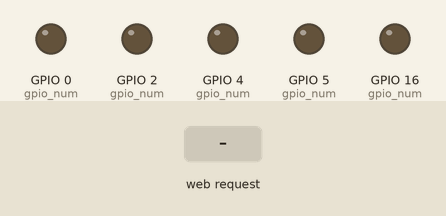
A sketch run on a simulated ESP8266 (NodeMCU). Shown: output pins drawn as LEDs (lit = HIGH). Inputs (shaded band) come from the test bench. WiFi joins after 1.5 s; servers stay silent unless stated; what the sketch prints to the serial monitor is not drawn.

Above: at 2.7 s.
2.8 s: HTTP request GET /gpio2/1 received
At 3.2 s:
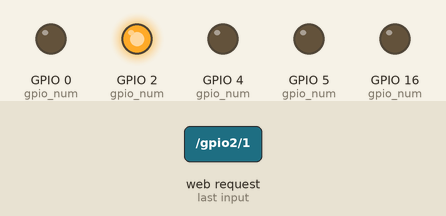
4.3 s: HTTP request GET /gpio0/1 received
At 5.5 s:
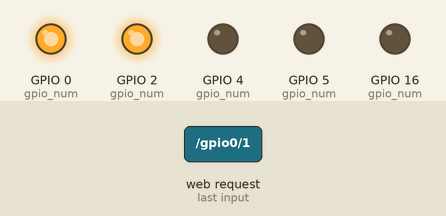
5.8 s: HTTP request GET /gpio2/0 received
At 6.7 s:
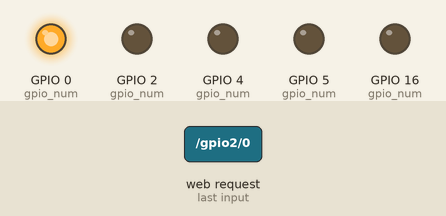
7.3 s: HTTP request GET /gpio16/1 received
At 7.9 s:
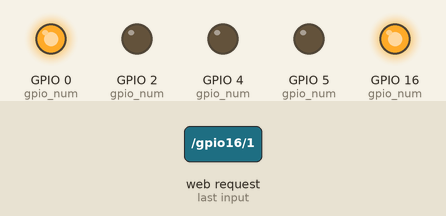
8.8 s: HTTP request GET /gpio0/0 received
At 10.0 s:
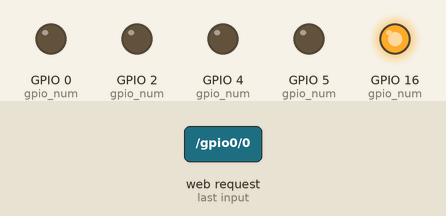
10.3 s: HTTP request GET /gpio5/1 received
At 11.4 s:
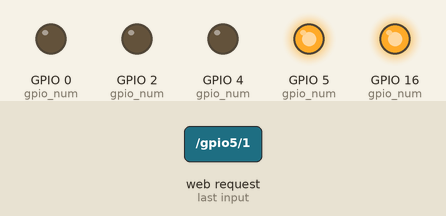
Timing chart, 0 to 12.8 s (numbered marks = the images above; inputs shaded):
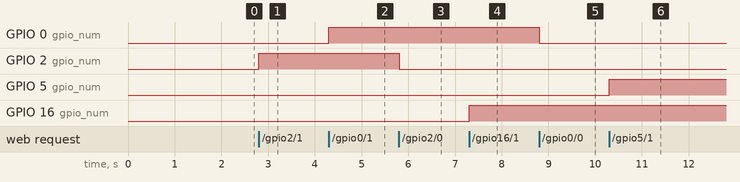

Measured:
- after the input at 2.8 s, GPIO 2 (gpio_num): LOW → HIGH at once
- after the input at 4.3 s, GPIO 0 (gpio_num): LOW → HIGH at once
- after the input at 5.8 s, GPIO 2 (gpio_num): HIGH → LOW at once
- after the input at 7.3 s, GPIO 16 (gpio_num): LOW → HIGH at once
- after the input at 8.8 s, GPIO 0 (gpio_num): HIGH → LOW at once
- after the input at 10.3 s, GPIO 5 (gpio_num): LOW → HIGH at once

The sketch:

sketch_esp.ino
```cpp
#include <ESP8266WiFi.h>
int gpio_num;
const char* ssid = "12345678";
const char* password = "12345678";
  String s;
WiFiServer server(80);
void setup() {
  Serial.begin(115200);
  delay(10);
  pinMode(2, OUTPUT);
  digitalWrite(2, 0);

  pinMode(0, OUTPUT);
  digitalWrite(0, 0);

  pinMode(5, OUTPUT);
  digitalWrite(5, 0);

  pinMode(16, OUTPUT);
  digitalWrite(16, 0);

  pinMode(4, OUTPUT);
  digitalWrite(4, 0);

  Serial.println();
  Serial.println();
  Serial.print("Connecting to ");
  Serial.println(ssid);

  WiFi.begin(ssid, password);

  while (WiFi.status() != WL_CONNECTED) {
    delay(500);
    Serial.print(".");
  }
  Serial.println("");
  Serial.println("WiFi connected");
  server.begin();
  Serial.println("Server started");
  Serial.println(WiFi.localIP());
}

void loop() {
  WiFiClient client = server.available();
  if (!client) {
    return;
  }
  Serial.println("new client");
  while(!client.available()){
    delay(1);
  }
  String req = client.readStringUntil('\r');
  Serial.println(req);
  client.flush();
  int val;
  if (req.indexOf("/gpio2/0") != -1){
    s = "HTTP/1.1 200 OK\r\nContent-Type: text/html\r\n\r\n<!DOCTYPE HTML>\r\n<html>\r\n<h1>CONNECTED<br> gpio2 off </h1><br><h6>from esp 8255";
    val = 0;
    gpio_num=2;
  }
  else if (req.indexOf("/gpio2/1") != -1){
    s = "HTTP/1.1 200 OK\r\nContent-Type: text/html\r\n\r\n<!DOCTYPE HTML>\r\n<html>\r\n<h1>CONNECTED<br> gpio2 on </h1><br><h6>from esp 8255";
    val = 1;
    gpio_num=2;
  }

 else if (req.indexOf("/gpio0/1") != -1){
    s = "HTTP/1.1 200 OK\r\nContent-Type: text/html\r\n\r\n<!DOCTYPE HTML>\r\n<html>\r\n<h1>CONNECTED<br> gpio0 on </h1><br><h6>from esp 8255";
    val = 1;
    gpio_num=0;
  }
 else if (req.indexOf("/gpio0/0") != -1){
    s = "HTTP/1.1 200 OK\r\nContent-Type: text/html\r\n\r\n<!DOCTYPE HTML>\r\n<html>\r\n<h1>CONNECTED<br> gpio0 off </h1><br><h6>from esp 8255";
    val = 0;
    gpio_num=0;
  }
 else if (req.indexOf("/gpio16/1") != -1){
    s = "HTTP/1.1 200 OK\r\nContent-Type: text/html\r\n\r\n<!DOCTYPE HTML>\r\n<html>\r\n<h1>CONNECTED<br> gpio16 on </h1><br><h6>from esp 8255";
    val = 1;
    gpio_num=16;
  }
 else if (req.indexOf("/gpio16/0") != -1){
    s = "HTTP/1.1 200 OK\r\nContent-Type: text/html\r\n\r\n<!DOCTYPE HTML>\r\n<html>\r\n<h1>CONNECTED<br> gpio16 off </h1><br><h6>from esp 8255";
    val = 0;
    gpio_num=16;
  }
 else if (req.indexOf("/gpio5/1") != -1){
    s = "HTTP/1.1 200 OK\r\nContent-Type: text/html\r\n\r\n<!DOCTYPE HTML>\r\n<html>\r\n<h1>CONNECTED<br> gpio5 on </h1><br><h6>from esp 8255";
    val = 1;
    gpio_num=5;
  }
 else if (req.indexOf("/gpio5/0") != -1){
    s = "HTTP/1.1 200 OK\r\nContent-Type: text/html\r\n\r\n<!DOCTYPE HTML>\r\n<html>\r\n<h1>CONNECTED<br> gpio5 off </h1><br><h6>from esp 8255";
    val = 0;
    gpio_num=5;
  }
 else if (req.indexOf("/gpio4/1") != -1){
    s = "HTTP/1.1 200 OK\r\nContent-Type: text/html\r\n\r\n<!DOCTYPE HTML>\r\n<html>\r\n<h1>CONNECTED<br> gpio4 on </h1><br><h6>from esp 8255";
    val = 1;
    gpio_num=4;
  }
 else if (req.indexOf("/gpio4/0") != -1){
    s = "HTTP/1.1 200 OK\r\nContent-Type: text/html\r\n\r\n<!DOCTYPE HTML>\r\n<html>\r\n<h1>CONNECTED<br> gpio4 off </h1><br><h6>from esp 8255";
    val = 0;
    gpio_num=4;
  }
  else{
    Serial.println("invalid request");
    client.stop();
    return;
  }

  digitalWrite(gpio_num, val);

  client.flush();

// s = "HTTP/1.1 200 OK\r\nContent-Type: text/html\r\n\r\n<!DOCTYPE HTML>\r\n<html>\r\n<h1>CONNECTED</h1><br><h6>from esp 8255";
//  s += (val)?"high":"low";
//  s += "<br><a href=\"/gpio2/0\">turn off gpio2</a>";
//  s+="<br><a href=\"/gpio2/1\">turn on gpio2</a><br>";
//  s+="<a href=\"/gpio0/0\">turn off gpio0</a><br><a href=\"/gpio0/1\">turn on gpio0</a></html>\n";
  client.print(s);
  delay(1);
  Serial.println("Client disonnected");
}
```
